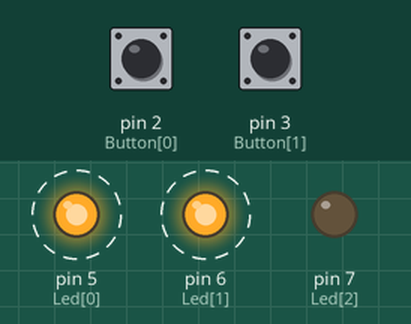
Simulated run of this sketch. Board: Arduino Uno, built with avr-gcc and run on an emulated ATmega328P. Parts: output pins drawn as LEDs (lit = HIGH). Dashed ring = blinking. Inputs (shaded band) come from the test bench; at power-on: pin 2 (Button[0]) HIGH, pin 3 (Button[1]) HIGH.

Above: at 1.2 s.
1.3 s: pin 2 (Button[0]) pulled LOW for 0.15 s
At 3.4 s:
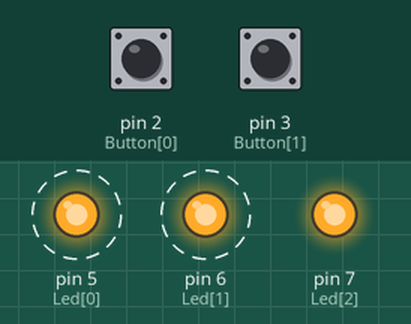
4.3 s: pin 3 (Button[1]) pulled LOW for 0.15 s
At 4.9 s:
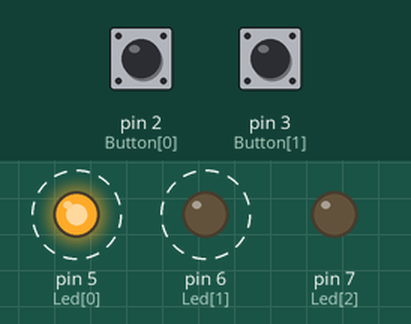
7.4 s: pin 2 (Button[0]) pulled LOW for 1 s
At 7.9 s:
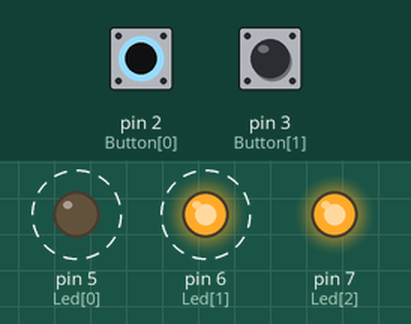
11.0 s: pin 3 (Button[1]) pulled LOW for 1 s
At 13.75 s:
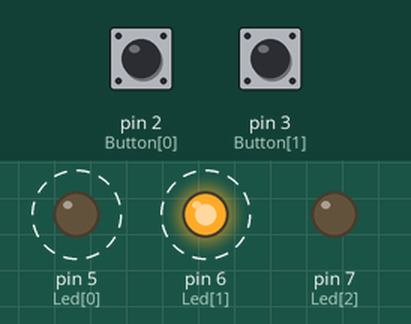
Timing chart, 0 to 15.5 s (numbered marks = the images above; inputs shaded):
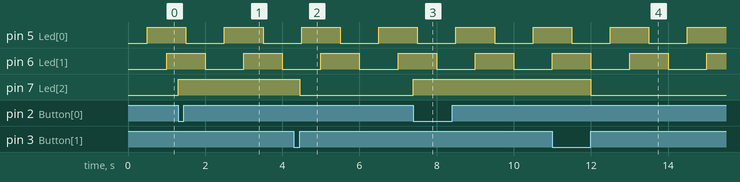

The sketch:

lab1-3_hw2.ino
```cpp
#include <MsTimer2.h>

int Button[2] = {2,3};            // Button Pin
int Led[3] = {5,6,7};             // LED Pin
static byte Led16_output = HIGH;  // LED 16의 On/Off를 결정하는 변수

static int buttonState[2] = {0, };      // 버튼의 현재 상태
static int lastButtonState[2] = {0, };  // 버튼의 이전 상태
static bool button0StateFalling = false;// button0의 falling edge 여부
static bool button1StateRising = false; // button1의 rising edge 여부


// Timer function
void LedControl(){
   static int counter = 0;
   static byte output = HIGH;

   digitalWrite(Led[counter++], output);    // LED(1, 9) ON/OFF 수행

   if (counter > 1){
      counter = 0;
      output = !output;
   }
}

void setup() {
  int i;

  // 버튼 2개를 pull-up input 으로 설정
  pinMode(Button[0], INPUT_PULLUP);
  pinMode(Button[1], INPUT_PULLUP);

  // LED PIN 을 출력으로 설정
  for (i=0; i<3; i++)
    pinMode(Led[i], OUTPUT);

  // TIMER 설정
  MsTimer2::set(500, LedControl);

  // TIMER 시작
  MsTimer2::start();
}


void loop() {
  int i;

  // 각 버튼의 현재 상태 read
  for (i=0; i<2; i++)
    buttonState[i] = digitalRead(Button[i]);

  // 버튼2의 상태가 변했고, 동시에 현재 상태가 0인 경우 falling edge
  if ((buttonState[0] != lastButtonState[0]) && (buttonState[0] == LOW))
    button0StateFalling = true;
  else
    button0StateFalling = false;

  // 버튼3의 상태가 변했고, 동시에 현재 상태가 1인 경우 rising edge
  if ((buttonState[1] != lastButtonState[1]) && (buttonState[1] == HIGH))
    button1StateRising = true;
  else
    button1StateRising = false;

  // LED16 On/Off
  if (button0StateFalling)
    digitalWrite(Led[2], Led16_output);   // LED16 On
  if (button1StateRising)
    digitalWrite(Led[2], !Led16_output);  // LED16 Off

  // 버튼의 이전 상태 저장
  for (i=0; i<2; i++)
    lastButtonState[i] = buttonState[i];
}
```

Measured:
- after the input at 1.3 s, pin 7 (Led[2]): LOW → HIGH at once
- after the input at 4.3 s, pin 7 (Led[2]): HIGH → LOW after 0.15 s
- after the input at 7.4 s, pin 7 (Led[2]): LOW → HIGH at once
- after the input at 11.0 s, pin 7 (Led[2]): HIGH → LOW after 1.0 s
- by itself, pin 5 (Led[0]), pin 6 (Led[1]): alternates HIGH for 1.0 s and LOW for 1.0 s
